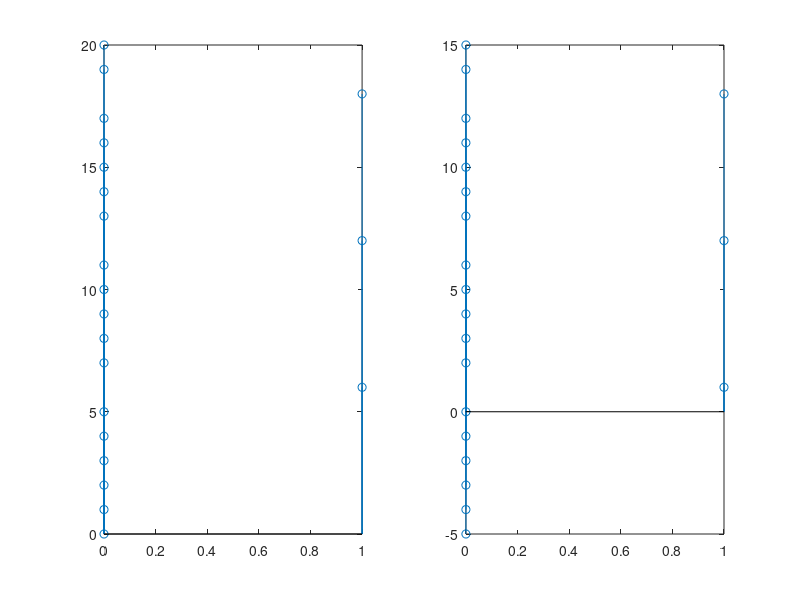
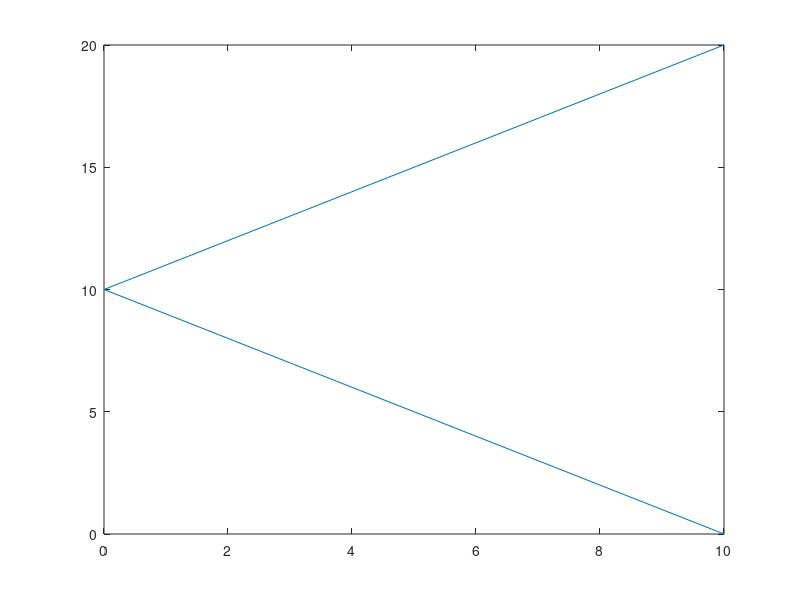
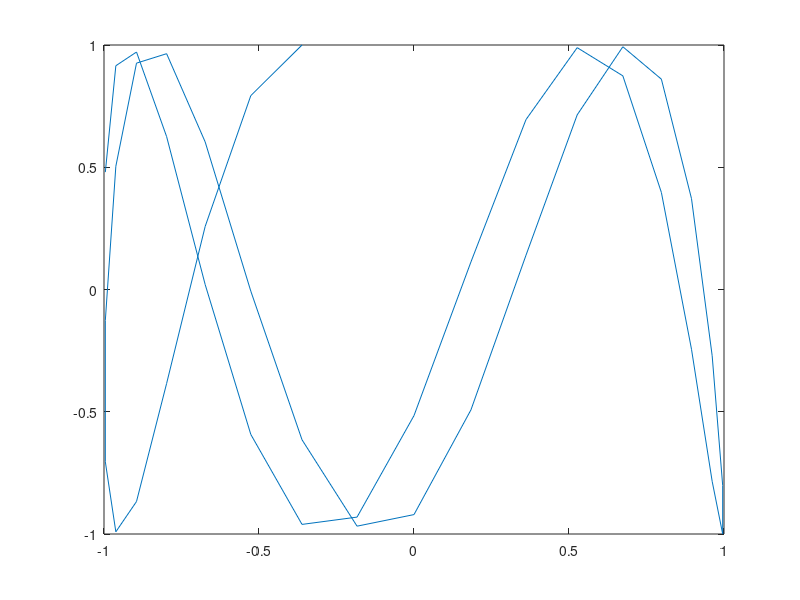
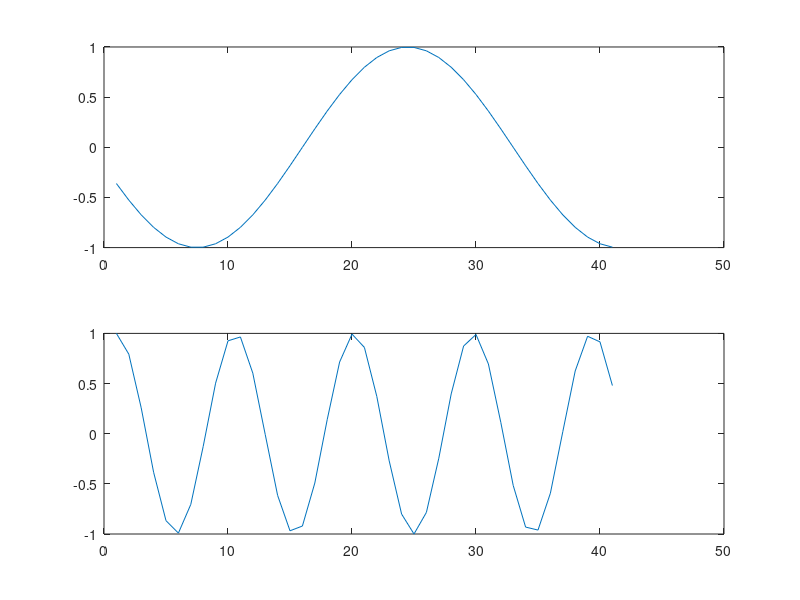

MATLAB code to generate these figures, in order:
z=[0,0,0,0,0,0,1,0,0,0,0,0,1,0,0,0,0,0,1,0,0];
n=[0:20];
m=[-5:15];
figure(1);
subplot(1,2,1),stem(z,n), subplot(1,2,2) , stem(z,m); %am folosit subplot pentru a aseza cele doua grafice,fiecare intr-o fereastra
t=abs(10-n); %am calculat modulul
figure(2);%am folosit figure (2) pentru a putea afisa punctul b intr-un tabel separat
plot(t,n);
n=(-15:25);
x1=sin(pi*n/17);
n=(0:40);
x2=cos(pi*n/sqrt(23));
figure(3);
plot(x1,x2);
figure(4);
subplot(2,1,1), plot(x1), subplot(2,1,2), plot(x2);

